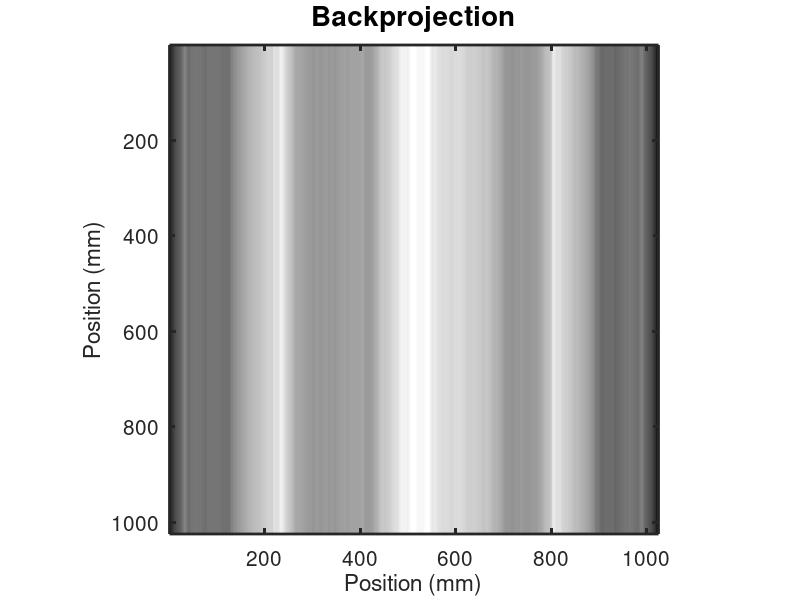

Recreate this plot in MATLAB. (Note: this script raises an error after producing the figure.)
clear all;
close all;
clc;

load matlab_monday_01.mat;

P1 = image_01.im;
P2 = image_02.im;

[sy1, sx1] = size(P1);  % image size, P1
[sy2, sx2] = size(P2);  % image size, P2
res1_x = 2; % image resolution x, P1
res1_y = 2; % image resolution y, P1
res2_x = 0.25; % image resolution x, P2
res2_y = 0.25; % image resolution y, P2

%% Line profile of image_01.

line_profile_1 = sum(P1);
plot((1:sx1)*res1_x,line_profile_1,'LineWidth',1.5); axis square
xlabel('Position (mm)','FontSize',20)
ylabel('Sum of Intensity','FontSize',20)
set(gca,'FontSize',15,'LineWidth',2)

%% Backprojection

bp = repmat(line_profile_1,[sy1,1]);
recon = bp;
imagesc([1 sx1]*res1_x,[1 sy1]*res1_y,recon); axis square; colormap gray
xlabel('Position (mm)','FontSize',20)
ylabel('Position (mm)','FontSize',20)
set(gca,'FontSize',15,'LineWidth',2)
title('Backprojection','FontSize',20)

%% Unfiltered backprojection

[recon_3, line_profile_3] = UnfilteredBP(P1, 3);
[recon_10, line_profile_10] = UnfilteredBP(P1, 10);
[recon_30, line_profile_30] = UnfilteredBP(P1, 30);
[recon_180, line_profile_180] = UnfilteredBP(P1, 180);

subplot(2,2,1)
imagesc([1 sx1]*res1_x,[1 sy1]*res1_y,recon_3); colormap(gray)
axis image;
xlabel('Position (mm)','FontSize',20)
title('BP with 3 projections','FontSize',20)
ylabel('Position (mm)','FontSize',20)
set(gca,'FontSize',15,'LineWidth',2)

subplot(2,2,2)
imagesc([1 sx1]*res1_x,[1 sy1]*res1_y,recon_10); colormap(gray)
axis image;
xlabel('Position (mm)','FontSize',20)
title('BP with 10 projections','FontSize',20)
ylabel('Position (mm)','FontSize',20)
set(gca,'FontSize',15,'LineWidth',2)

subplot(2,2,3)
imagesc([1 sx1]*res1_x,[1 sy1]*res1_y,recon_30); colormap(gray)
axis image;
xlabel('Position (mm)','FontSize',20)
title('BP with 30 projections','FontSize',20)
ylabel('Position (mm)','FontSize',20)
set(gca,'FontSize',15,'LineWidth',2)

subplot(2,2,4)
imagesc([1 sx1]*res1_x,[1 sy1]*res1_y,recon_180); colormap(gray)
axis image;
xlabel('Position (mm)','FontSize',20)
title('BP with 180 projections','FontSize',20)
ylabel('Position (mm)','FontSize',20)
set(gca,'FontSize',15,'LineWidth',2)

% subplot(1,2,2)
% imagesc(line_profile_1); axis image;
% xlabel('Position (mm)','FontSize',20)
% ylabel('Degrees','FontSize',20)
% set(gca,'FontSize',15,'LineWidth',2)
% title('Sinogram','FontSize',20)

%% Filtered backprojection
angle = 180;

[recon_all, recon_low, recon_high, recon_ram] = FilteredBP(P1, angle, line_profile_180);

subplot(2,2,1)
imagesc((recon_all)); axis image; axis off;
title('All pass filter')

subplot(2,2,2)
imagesc((recon_low)); axis image; axis off;
title('Low pass filter')

subplot(2,2,3)
imagesc((recon_high)); axis image; axis off;
title('High pass filter')

subplot(2,2,4)
imagesc((recon_ram)); axis image; axis off;
title('Ram-lak pass filter')

%% Calculate line profiles and then reconstruct image_02.

% imagesc(P2);

figure

angle = 3;
num_angles = angle;
angles = 0:(180/(num_angles-1)):180;
line_profile_3 = radon(P2, angles);
recon_3 = iradon(permute(line_profile_3,[2 1]), angles(2)-angles(1),sy2,'linear');

angle = 90;
num_angles = angle;
angles = 0:(180/(num_angles-1)):180;
line_profile_90 = radon(P2, angles);
recon_90 = iradon(permute(line_profile_90,[2 1]), angles(2)-angles(1),sy2,'linear');

angle = 180;
num_angles = angle;
angles = 0:(180/(num_angles-1)):180;
line_profile_180 = radon(P2, angles);
recon_180 = iradon(permute(line_profile_180,[2 1]), angles(2)-angles(1),sy2,'linear');

angle = 270;
num_angles = angle;
angles = 0:(180/(num_angles-1)):180;
line_profile_270 = radon(P2, angles);
recon_270 = iradon(permute(line_profile_270,[2 1]), angles(2)-angles(1),sy2,'linear');

angle = 1000;
num_angles = angle;
angles = 0:(180/(num_angles-1)):180;
line_profile_1000 = radon(P2, angles);
recon_1000 = iradon(permute(line_profile_1000,[2 1]), angles(2)-angles(1),sy2,'linear');

subplot(2,3,1)
imagesc([1 sx2]*res2_x,[1 sy2]*res2_y,recon_3); axis image; axis off;
title('3 evenly spaced')

subplot(2,3,2)
imagesc([1 sx2]*res2_x,[1 sy2]*res2_y,recon_90); axis image; axis off;
title('90 evenly spaced')

subplot(2,3,3)
imagesc([1 sx2]*res2_x,[1 sy2]*res2_y,recon_180); axis image; axis off;
title('180 evenly spaced')

subplot(2,3,4)
imagesc([1 sx2]*res2_x,[1 sy2]*res2_y,recon_270); axis image; axis off;
title('270 evenly spaced')

subplot(2,3,5)
imagesc([1 sx2]*res2_x,[1 sy2]*res2_y,recon_1000); axis image; axis off;
title('1000 evenly spaced')

% subplot(1,3,2)
% imagesc([1 sx2]*res2_x,[1 sy2]*res2_y,line_profile_P2); axis image; axis off;
% title('Line profile using iradon')
% 
% subplot(1,3,3)
% imagesc(P2);